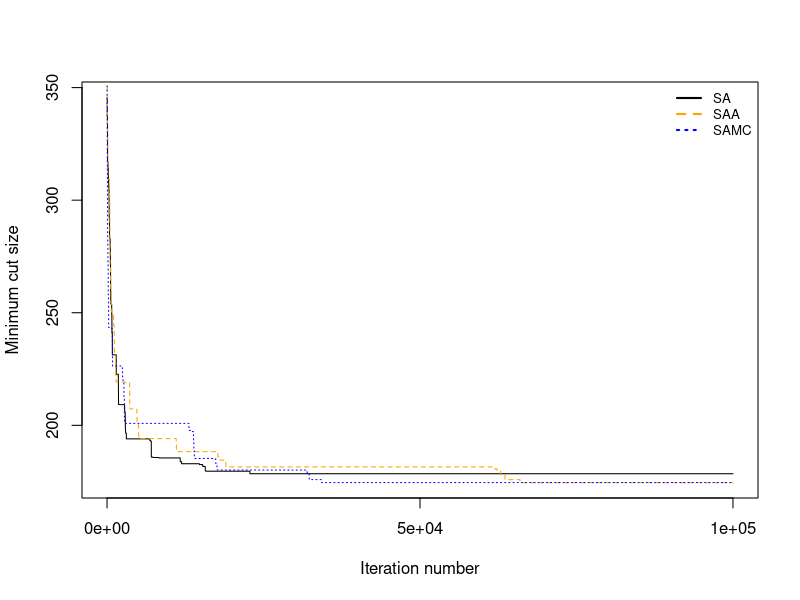
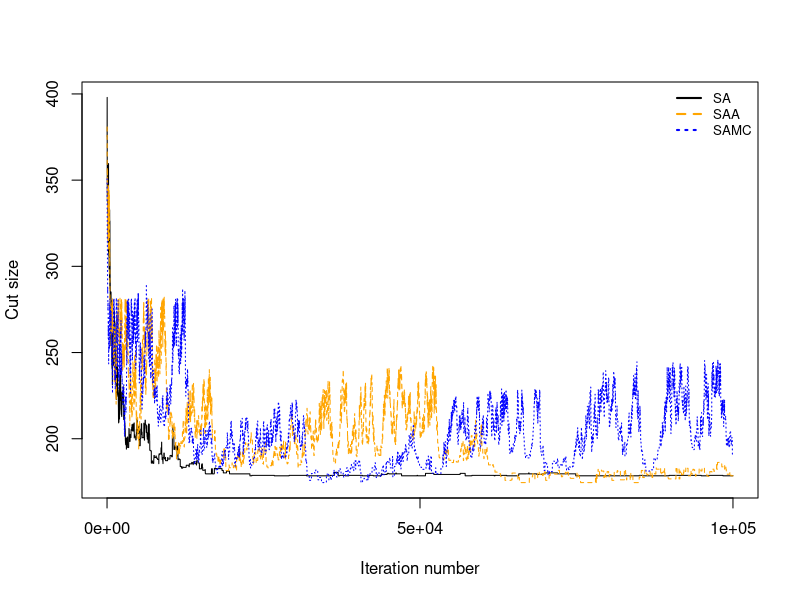
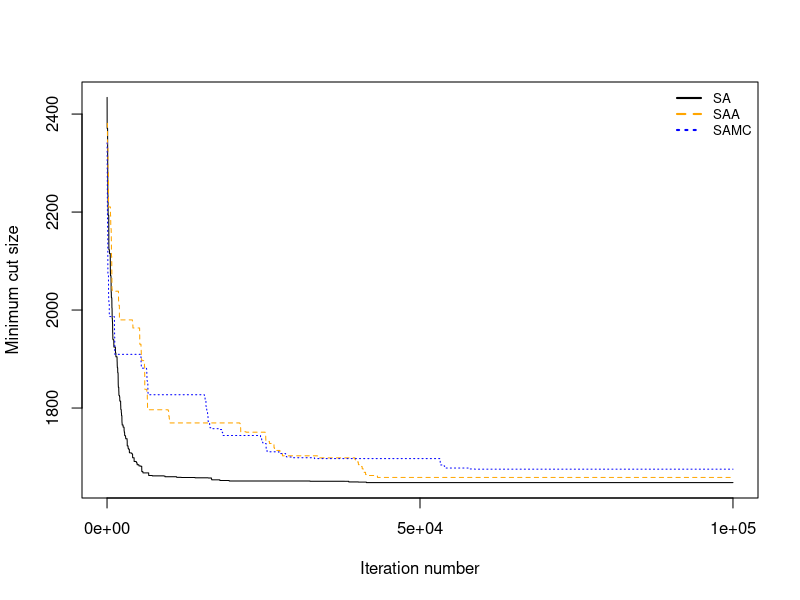
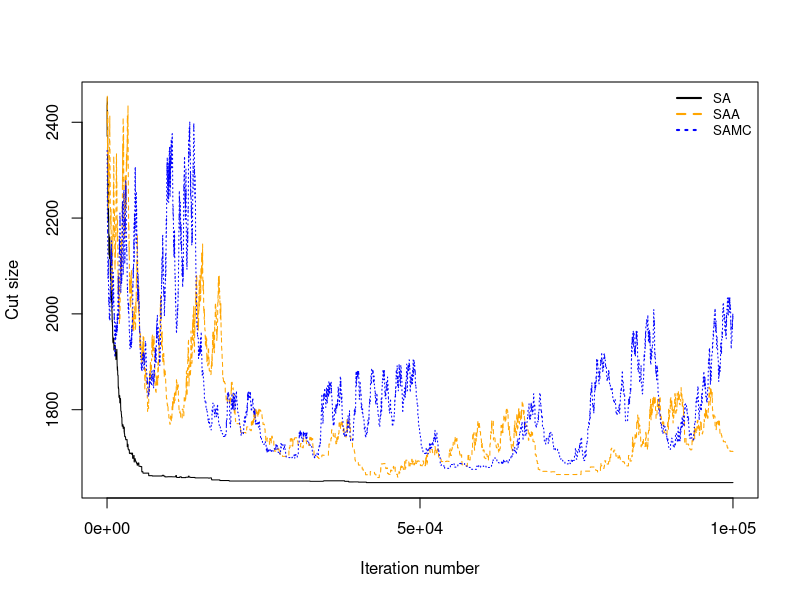

The R source for these figures, in order: (Note: a time limit stopped this script after it produced the figures.)
set.seed(1000)
library(gridExtra)

# #####################################################
#
# Auxillary functions.
#
# #####################################################
#Generate data set for t-test.
generate_data <- function(n = 100, block = TRUE, weights = c(2, 2, 1)) {
  if(block) {
    n <- n/2
    W_top <- matrix(round(runif(n^2)*weights[1]), nrow = n, ncol = n)
    W_bottom <- matrix(round(runif(n^2)*weights[2]), nrow = n, ncol = n)
    epsilon <- matrix(runif(n^2)*weights[3], nrow = n, ncol = n)
    W <- rbind(cbind(W_top + t(W_top), epsilon),
               cbind(epsilon, W_bottom + t(W_bottom)))
    diag(W) <- 0
    return(W)
  } else {
    W <- matrix(0, nrow = n, ncol = n)
    for(i in 1:n) {
      #if(runif(1) > 0.1) {
        m <- rbinom(1, n, 0.05)
        latent_vars <- sample((1:n)[-i], m)
        vals <- runif(m)*weights[1]
        W[i, latent_vars] <- W[i, latent_vars] + vals
        W[latent_vars, i] <- W[i, latent_vars] + vals
      #}
    }
    return((W + t(W))/2)
  }
  # out_degree <- rnbinom(n, ceiling(0.1*n), mu = ceiling(0.1*n))
  # out_degree[which(out_degree < 1)] <- 1
  # out_degree[which(out_degree > (n - 1))] <- n - 1
  # graph <- get.adjacency(sample_degseq(out_degree, method = "simple.no.multiple"))
  # graph
  # return(graph)
  # plot(graph)
  
}

# W: 2n by 2n adjacency matrix
# A: vector of size n containing the indicies for one partition.
# a: include if cost of only one node is desired; assumed that a is in A.
external_cost <- function(W, A, a = NULL) {
  if(!is.null(a)) {
    return(sum(W[a, -A]))
  }
  c <- rep(0, nrow(W))
  c[A] <- apply(W[A, -A], 1, sum)
  c[-A] <- apply(W[-A, A], 1, sum)
  return(c)
}

# W: 2n by 2n adjacency matrix
# A: vector of size n containing the indicies for one partition.
# a: include if cost of only one node is desired; assumed that a is in A.
internal_cost <- function(W, A, a = NULL) {
  if(!is.null(a)) {
    return(sum(W[a, A]))
  }
  c <- rep(0, nrow(W))
  c[A] <- apply(W[A, A], 1, sum)
  c[-A] <- apply(W[-A, -A], 1, sum)
  return(c)
}

#Swap two nodes between partitions A and -A.
move <- function(W, A) {
  B <- (1:(2*length(A)))[-A]
  a <- sample(A, 1)
  b <- sample(B, 1)
  delta_t <- internal_cost(W, A, a) + internal_cost(W, B, b) -
    external_cost(W, A, a) - external_cost(W, B, b) + 2*W[a, b]
  A_new <- A
  A_new[which(A == a)] <- b
  return(list(A_new = A_new, delta_t = delta_t))
}

cut_size <- function(W, A) {
  if(length(unique(A)) != length(A)) {
    stop("A should contain unique elements.")
  }
  return(sum(external_cost(W, A)[A]))
}

#Find which subset t belongs to in the sampling space partition.
get_partition_index<-function(t, E){
  m <- length(E)
  #First check edge cases.
  if(t < E[1]) {
    return(1)
  } else if (t >= E[m]) {
    return(m + 1)
  } 
  
  #Binary search to find which subset contains t.
  binary_search <- function(t, indicies) {
    m <- length(indicies)
    if(m == 1) {
      if(t < E[indicies]) {
        return(indicies)
      } else {
        return(indicies + 1)
      }
    }
    i <- ceiling(m/2) + 1 #Start in the middle of the set of indicies.
    if(t >= E[indicies[i - 1]] && t < E[indicies[i]]) {
      return(indicies[i])
    }
    if(t < E[indicies[i - 1]]) {
      return(binary_search(t, indicies[1:(i - 1)]))
    } else {
      return(binary_search(t, indicies[i:m]))
    }
  }
  
  return(binary_search(t, 2:m))
}



## Approximate bisection
# returns a bisection of the graph that minimizes the cost using Kernighan/Lin Algorithm
# http://www.eecs.berkeley.edu/~demmel/cs267/lecture18/lecture18.html#link_4.2
# partition<-approximateBisection(W)
# W is symmetric matrix of size 2Nx2N made of non-negative values.
# partition is a list of two vectors of N indices.
# C.Ladroue
# #####################################################
#
# KL
#
# #####################################################
KL <- function(W, A = NULL){
  #minimumGain <- 1e-5 
  #minimum value for gain,
  # setting it to 0 might lead to infinite loop due to numerical inaccuracy
  
  N <- dim(W)[1] # number of elements
  m <- N/2
  
  # start off with a random partition
  if(is.null(A)) {
    A <- sample(1:N,N/2,replace=FALSE)
  }
  B <- (1:N)[-A]
  
  DA <- rowSums(W[A,B]) - rowSums(W[A,A]) + diag(W[A,A])
  DB <- rowSums(W[B,A]) - rowSums(W[B,B]) + diag(W[B,B])
  unmarkedA<-1:m
  unmarkedB<-1:m
  markedA<-rep(0,m)
  markedB<-rep(0,m)
  gains<-rep(0,m)
  for(k in 1:m){
    
    dimension<-m+1-k
    fasterGain<-matrix(DA[unmarkedA],nrow=dimension,ncol=dimension,byrow=FALSE)+
      matrix(DB[unmarkedB],nrow=dimension,ncol=dimension,byrow=TRUE)-
      2*W[A[unmarkedA],B[unmarkedB]]
    # mark the best pair
    best<-arrayInd(which.max(fasterGain),.dim=c(dimension,dimension))
    besti<-unmarkedA[best[1]]
    bestj<-unmarkedB[best[2]]
    bestGain<-fasterGain[best]
    markedA[k]<-unmarkedA[best[1]]
    markedB[k]<-unmarkedB[best[2]]
    unmarkedA<-unmarkedA[-best[1]]
    unmarkedB<-unmarkedB[-best[2]]
    # record gain
    gains[k]<-bestGain
    
    # update D for unmarked indices 
    DA[unmarkedA]<-DA[unmarkedA]+2*W[A[unmarkedA],A[besti]]-2*W[A[unmarkedA],B[bestj]]
    DB[unmarkedB]<-DB[unmarkedB]+2*W[B[unmarkedB],B[bestj]]-2*W[B[unmarkedB],A[besti]]
  }
  gains<-cumsum(gains)
  bestPartition<-which.max(gains)
  maxGain<-gains[bestPartition]
  if(maxGain>0){ 
    # swap best pairs
    A1<-c(A[-markedA[1:bestPartition]],B[markedB[1:bestPartition]])
    B1<-c(B[-markedB[1:bestPartition]],A[markedA[1:bestPartition]])
    A<-A1
    B<-B1
  }
  
  list(A = A, B = B, max_gain = maxGain)
}


# #####################################################
#
# Simulated annealing.
#
# #####################################################
#Simulated Annealing algorithm.
SA <- function(W, A = NULL, initial_t = 50, MAX_ITER = 10^5) {
  if(nrow(W) %% 2 != 0) {
    stop("W should have an even number of nodes.")
  }
  n <- nrow(W)/2 
  if(is.null(A)) {
    A <- sample(1:(2*n), n)
  }
  
  #Compute cut size of initial partition.
  t <- cut_size(W, A)
  temp <- initial_t
  
  #Maintain history of minimum cut sizes.
  t_history <- rep(0, MAX_ITER/10)
  min_t_history <- rep(0, MAX_ITER/10)
  t_history[1] <- t
  min_t_history[1] <- t
  min_t <- t
  min_A <- A
  
  #Begin SA:
  for(i in 1:MAX_ITER) {
    changes <- move(W, A)
    A_new <- changes$A_new
    delta_t <- changes$delta_t
    t_new <- t + delta_t
    
    #Determine if new tour should be accepted.
    if(delta_t < 0) {
      A <- A_new
      t <- t_new
    } else if(exp(-delta_t/temp) > runif(1, 0, 1)) {
      A <- A_new
      t <- t_new
    }
    
    #Cool the temperature (square root cooling rate).
    temp <- initial_t/sqrt(i)
    
    #Update history of cut sizes.
    if(t_new < min_t) {
      min_A <- A      
      min_t <- t_new
    }
    if(i %% 10 == 0) {
      t_history[i/10] <- t
      min_t_history[i/10] <- min_t
    }
  }
  
  return(list(A = min_A, t_history = t_history, 
              min_t_history = min_t_history, 
              iterations = MAX_ITER))
}


# #####################################################
#
# Stochastic approximation annealing.
#
# #####################################################
SAA <- function(W, A = NULL, initial_t = 60, MAX_ITER = 10^4,
                E = seq(10000, 12000, length.out = 100),
                PI = NULL, t0 = 1000) {
  
  if(nrow(W) %% 2 != 0) {
    stop("W should have an even number of nodes.")
  }
  n <- nrow(W)/2 
  if(is.null(A)) {
    A <- sample(1:(2*n), n)
  }
  m <- length(E)
  
  # Define initial values for SAA
  #PI <- (m + 1):1/((m + 2)*(m + 1)/2)
  PI <- exp(-0.05*(1:(m + 1) - 1)); PI <- PI / sum(PI)
  #PI <- rep(1/(m + 1), m + 1)
  gamma <- t0/(pmax(t0, 1:MAX_ITER))
  theta <- rep(0, m + 1)
  
  #Compute cut size of initial partition.
  t <- cut_size(W, A)
  
  #Find E index of current cut size.
  index <- get_partition_index(t, E)
  
  #Initialize the temperature
  temp <- initial_t
  
  #Maintain history of minimum cut sizes.
  t_history <- rep(0, MAX_ITER/10)
  min_t_history <- rep(0, MAX_ITER/10)
  t_history[1] <- t
  min_t_history[1] <- t
  min_t <- t
  min_A <- A
  
  #Begin SAA:
  for(i in 1:MAX_ITER) {
    #Sample a new tour.
    changes <- move(W, A)
    A_new <-changes$A_new
    delta_t <- changes$delta_t
    t_new <- t + delta_t
    
    #Determine if new tour should be accepted.
    if(delta_t < 0) { 
      A <- A_new
      t <- t_new
      index <- get_partition_index(t, E)
    } else {
      u <- runif(1, 0, 1) 
      new_index <- get_partition_index(t + delta_t, E)
      if(exp(-delta_t/temp + theta[index] - theta[new_index]) > u){
        A <- A_new
        t <- t_new
        index <- new_index
      } 
    }
    
    #Update theta.
    indicator <- rep(0, m + 1)
    indicator[index] <- 1
    theta <- theta + gamma[i]*(indicator - PI)
    
    #Cool the temperature (square root cooling rate).
    temp <- initial_t/sqrt(i)
    
    #Update history of cut sizes.
    if(t_new < min_t) {
      min_A <- A      
      min_t <- t_new
    }
    if(i %% 10 == 0) {
      t_history[i/10] <- t
      min_t_history[i/10] <- min_t
    }
  }
  
  return(list(A = min_A, t_history = t_history, 
              min_t_history = min_t_history, 
              iterations = MAX_ITER))
}

# #####################################################
#
# KL algorithm
#
# #####################################################
#Returns the right tail probability at t.
# KL <- function(W, A = NULL) {
#   n <- nrow(W)
#   if(n %% 2 != 0) {
#     stop("W should have an even number of verticies.")
#   }
#   if(is.null(A)) {
#     A <- 1:(n/2)
#   }
#   
#   unlocked <- 1:n
#   
#   E <- external_cost(W, A)
#   I <- internal_cost(W, A)
#   D <- E - I
# }



# #####################################################
#
# SAMC
#
# #####################################################
SAMC <- function(W, A = NULL, MAX_ITER = 10^5, E = seq(1100, 1400, length.out = 100),
                 PI = NULL, t0 = 5000) {
  if(nrow(W) %% 2 != 0) {
    stop("W should have an even number of nodes.")
  }
  n <- nrow(W)/2 
  if(is.null(A)) {
    A <- sample(1:(2*n), n)
  }
  m <- length(E)
  
  #Initialize variables for SAMC.
  #PI <- (m + 1):1/((m + 2)*(m + 1)/2)
  PI <- exp(-0.05*(1:(m + 1) - 1)); PI <- PI / sum(PI)
  #PI <- rep(1/(m + 1), m + 1)
  gamma <- t0/(pmax(t0, 1:MAX_ITER))
  theta <- rep(0, m + 1)
  
  #Find the sampling partition index of the current cut size.
  t <- cut_size(W, A)
  partition_index <- get_partition_index(t, E)
  
  #Maintain history of minimum cut sizes.
  t_history <- rep(0, MAX_ITER/10)
  min_t_history <- rep(0, MAX_ITER/10)
  t_history[1] <- t
  min_t_history[1] <- t
  min_t <- t
  min_A <- A
  
  for(i in 2:MAX_ITER) {
    #Generate a permutation from the given sample.
    changes <- move(W, A)
    A_new <-changes$A_new
    delta_t <- changes$delta_t
    
    #Find the partition index of this t-statistic.
    t_new <- t + delta_t
    partition_index_new <- get_partition_index(t_new, E)
    
    #Compute the MH ratio.
    r <- exp(-delta_t + theta[partition_index] - theta[partition_index_new])
    
    if(r > runif(1)) {
      A <- A_new
      t <- t_new
      partition_index <- partition_index_new
    } else {
      #Do nothing.
    }
    
    #Update theta (based on whether this cut size was accepted).
    indicator <- rep(0, m + 1)
    indicator[partition_index] <- 1
    theta <- theta + gamma[i]*(indicator - PI)
    
    #Update history of cut sizes.
    if(t_new < min_t) {
      min_A <- A      
      min_t <- t_new
    }
    if(i %% 10 == 0) {
      t_history[i/10] <- t
      min_t_history[i/10] <- min_t
    }
    
  }
  
  return(list(A = min_A, t_history = t_history, 
              min_t_history = min_t_history, 
              iterations = MAX_ITER, theta = theta, PI = PI, E = E))
}


# #####################################################
#
# Simulations
#
# #####################################################
# library(igraph)
# Y <- W
# Y[A, -A] <- 0
# Y[-A, A] <- 0
# Y[A, A] <- 1
# Y[-A, -A] <- 1
# membership <- rep(0, n)
# membership[A] <- 1
# #g1 <- graph_from_adjacency_matrix(W, weighted = TRUE, mode = "undirected")
# #E(g1)$color
# #group <- groups(list(membership = membership))
# #tkplot(g1)
# 
# 
# 
n <- c(100, 250, 500, 750, 1000, 2000, 5000, 10000)
cutsize <- matrix(0, nrow = 4, ncol = length(n))
cuttime <- matrix(0, nrow = 4, ncol = length(n))
for(i in 1:length(n)) {
  iter <- 10^5
  MAX_TIME <- 100
  W <- generate_data(n = n[i], block = FALSE)
  # ##############
  # KL
  # ##############
  if(n[i] > 2000) {
    cutsize[1, i] <- NA
  } else {
    start_time <- proc.time()
    result1 <- KL(W)
    timeA1 <- proc.time() - start_time
    while(result1$max_gain > 1e-4 & timeA1[[3]] < MAX_TIME) {
      result1 <- KL(W, result1$A)
      timeA1 <- proc.time() - start_time
    }
    A1 <- result1$A
    cutsize[1, i] <- cut_size(W, A1)
    cuttime[1, i] <- timeA1[[3]]
  }
  
  # ##############
  # SA
  # ##############
  #Initial temperature is cutA1*0.1/log(2); this enables a 50% chance
  # of accepting a 10% upward move, initially.
  start_time <- proc.time()
  result2 <- SA(W, initial_t = 100, MAX_ITER = iter)
  timeA2 <- proc.time() - start_time
  A2 <- result2$A
  cutsize[2, i] <- cut_size(W, A2)
  cuttime[2, i] <- timeA2[[3]]
  
  # ##############
  # SAA
  # ##############
  start_time <- proc.time()
  result3 <- SAA(W, E = seq(result2$t_history[[1000]]*0.8, 
                            result2$t_history[[1000]]*1.5, length.out = 100), 
                 t0 = 5000, initial_t = 100, MAX_ITER = iter)
  timeA3 <- proc.time() - start_time
  A3 <- result3$A
  cutsize[3, i] <- cut_size(W, A3)
  cuttime[3, i] <- timeA3[[3]]
  # ##############
  # SAMC
  # ##############
  start_time <- proc.time()
  result4 <- SAMC(W, E = seq(result2$t_history[[1000]]*0.8, 
                             result2$t_history[[1000]]*1.5, length.out = 100),
                  t0 = 5000, MAX_ITER = iter)
  timeA4 <- proc.time() - start_time
  A4 <- result4$A
  cutsize[4, i] <- cut_size(W, A4)
  cuttime[4, i] <- timeA4[[3]]
  
  
  # #####################################################
  #
  # Results
  #
  # #####################################################
  png(paste("images/graph_min_cut_n", n[i], "_iter", iter, ".png", sep = ""), 
      2000, 2000, res = 400)
  colors <- c("black", "orange", "blue", "gray")
  plot((1:(result2$iterations/10))*10, result2$min_t_history, 
       type = "l",
       xlim = c(0, iter),
       ylim = c(min(cutsize[2:4, i]), max(result2$min_t_history)),
       ylab = "Minimum cut size", xlab = "Iteration number",
       col = colors[1], lty = 1, xaxt = "n")
  axis(1, at = 0:2*iter/2)
  lines((1:(result3$iterations/10))*10, result3$min_t_history, 
        col = colors[2], lty = 2)
  lines((1:(result4$iterations/10))*10, result4$min_t_history, 
        col = colors[3], lty = 3)
  legend("topright", c("SA", "SAA", "SAMC"), cex = 0.8, col = colors, 
         lty = 1:4, lwd = 2, bty = "n")
  dev.off()
  
  png(paste("images/graph_cut_n", n[i], "_iter", iter, ".png", sep = ""), 
      2000, 2000, res = 400)
  plot((1:(result2$iterations/10))*10, result2$t_history, 
       type = "l",
       xlim = c(0, iter),
       ylim = c(min(cutsize[2:4, i]), max(result2$t_history)),
       ylab = "Cut size", xlab = "Iteration number",
       col = colors[1], lty = 1, xaxt = "n")
  axis(1, at = 0:2*iter/2)
  lines((1:(result3$iterations/10))*10, result3$t_history, 
        col = colors[2], lty = 2)
  lines((1:(result4$iterations/10))*10, result4$t_history, 
        col = colors[3], lty = 3)
  legend("topright", c("SA", "SAA", "SAMC"), cex = 0.8, col = colors, 
         lty = 1:4, lwd = 2, bty = "n")
  dev.off()
}

png(paste("images/graph_all_vals_iter", iter, ".png", sep = ""), 
    600, 140, res = 100)
vals <- round(cutsize)
colnames(vals) <- n
rownames(vals) <- c( "KL", "SA", "SAA", "SAMC")
grid.table(vals)
dev.off()

png(paste("images/graph_all_times_iter", iter, ".png", sep = ""), 
    2000, 2000, res = 400)
plot(n[n <= 2000], cuttime[1, n <= 2000], type = "l", col = colors[4], lty = 4,
     ylim = c(0, max(cuttime)), ylab = "Total CPU time (s)", xlab = "n",
     xlim = c(n[1], n[length(n)]))
lines(n, cuttime[2, ], col = colors[1], lty = 1)
lines(n, cuttime[3, ], col = colors[2], lty = 2)
lines(n, cuttime[4, ], col = colors[3], lty = 3)
legend("topright", c("KL", "SA", "SAA", "SAMC"), cex = 0.8, 
       col = colors[c(4, 1, 2, 3)], lty = c(4, 1, 2, 3), lwd = 2, bty = "n")
dev.off()


cutsize
cuttime
